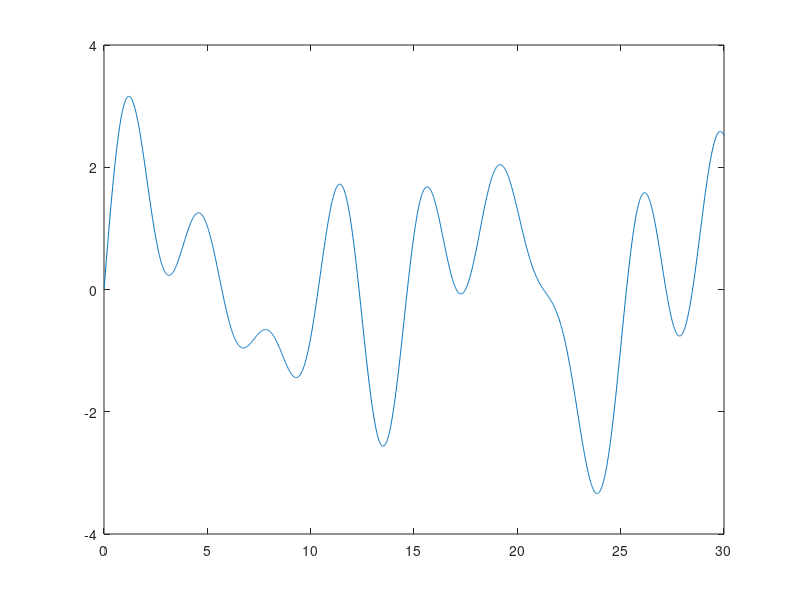

The MATLAB script that drew this image:
% From Miall et al., 1993

t = 0:1/60:30; % 30 seconds

f = [0.073 0.117 0.205 0.278];

v = sin((2*pi*f)'*t);
vtotal = sum(v);

plot(t,sum(v))
